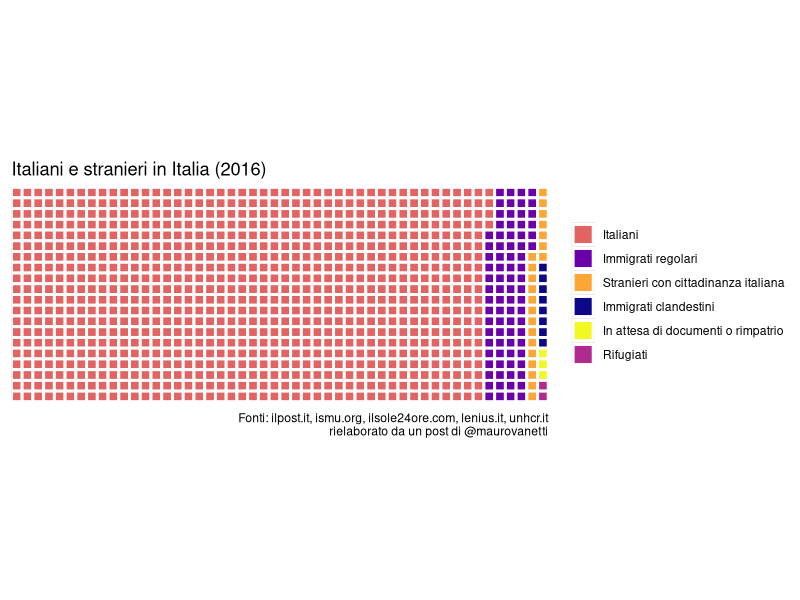

This chart was generated by the following R code:
library(ggplot2)
library(dplyr)
library(viridis)
library(ggthemes)
library(RColorBrewer)


# Build the data
data <- data.frame(name = c("Italiani", "Stranieri con cittadinanza italiana",
                            "Immigrati regolari", "Immigrati clandestini",
                            "In attesa di documenti o rimpatrio", "Rifugiati"),
                   pc = c(88.4, 2.1, 8.2, 0.8, 0.3, 0.2))

# Waffle chart
names <- data$name
var <- rep(names, data$pc*10) 

ncol <- 50
nrow <- 20
df <- expand.grid(y=1:nrow, x=1:ncol)
categ_table <- round(sort(table(var), decreasing=TRUE) * ((ncol*nrow)/(length(var))))
df$category <- factor(rep(names(categ_table), categ_table))  

# The default order is alphabetical so it must be fixed
rightOrd <- sort(table(var), decreasing=TRUE) %>% names

# Define colors
colors <- plasma(6)
customPalette <- c(colors[4], colors[2], colors[5], colors[1], colors[6], colors[3])

# Plot
ggplot(df, aes(x = x, y = y, fill = category)) + 
  geom_tile(color = "white", size = 1) +
  coord_equal() +
  scale_x_continuous(expand = c(0, 0)) +
  scale_y_continuous(expand = c(0, 0), trans = 'reverse') +
  # scale_fill_brewer(breaks = rightOrd, palette = 'Paired') +
  scale_fill_manual(breaks = rightOrd, values = customPalette) +
  labs(title = 'Italiani e stranieri in Italia (2016)',
       caption = 'Fonti: ilpost.it, ismu.org, ilsole24ore.com, lenius.it, unhcr.it\nrielaborato da un post di @maurovanetti') +
  theme(panel.border = element_rect(color = "white",size = 1, fill = NA),
        plot.title = element_text(size = rel(1.2)),
        axis.text = element_blank(),
        axis.title = element_blank(),
        axis.ticks = element_blank(),
        legend.title = element_blank(),
        legend.position = "right")
